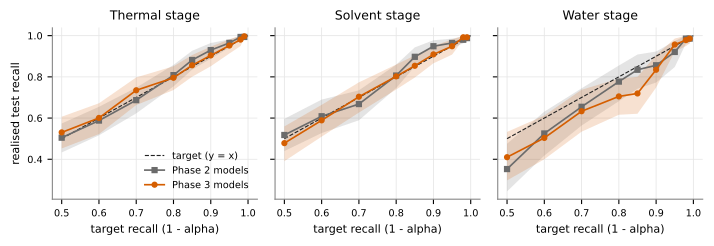

This figure's Python source:
"""Fig 2: realised test recall vs target recall for the per-stage split conformal rule (group-aware test sets; single calibration draw; 95% CI over test groups)."""
import sys
sys.path.insert(0, "figures")
from common import *

C2, C3 = load(P2 + "conformal.json"), load(P3 + "conformal.json")
fig, axes = plt.subplots(1, 3, figsize=(7.2, 2.5), sharey=True)
for ax, t in zip(axes, TASKS):
    ax.plot([0.5, 1], [0.5, 1], color=INK, lw=0.8, ls="--", label="target (y = x)")
    for C, col, mk, lab in ((C2, GREY, "s", "Phase 2 models"), (C3, ORANGE, "o", "Phase 3 models")):
        c = C[f"group_{t}"]["curve"]; x = [r["target_recall"] for r in c]
        ax.fill_between(x, [r["recall_lo"] for r in c], [r["recall_hi"] for r in c], color=col, alpha=0.18, lw=0)
        ax.plot(x, [r["recall"] for r in c], marker=mk, color=col, ms=3.5, lw=1.2, label=lab)
    ax.set_title(TITLE[t]); ax.set_xlabel("target recall (1 - alpha)")
axes[0].set_ylabel("realised test recall"); axes[0].legend(frameon=False, loc="lower right")
fig.tight_layout(); save(fig, "fig2_recall_vs_target")
